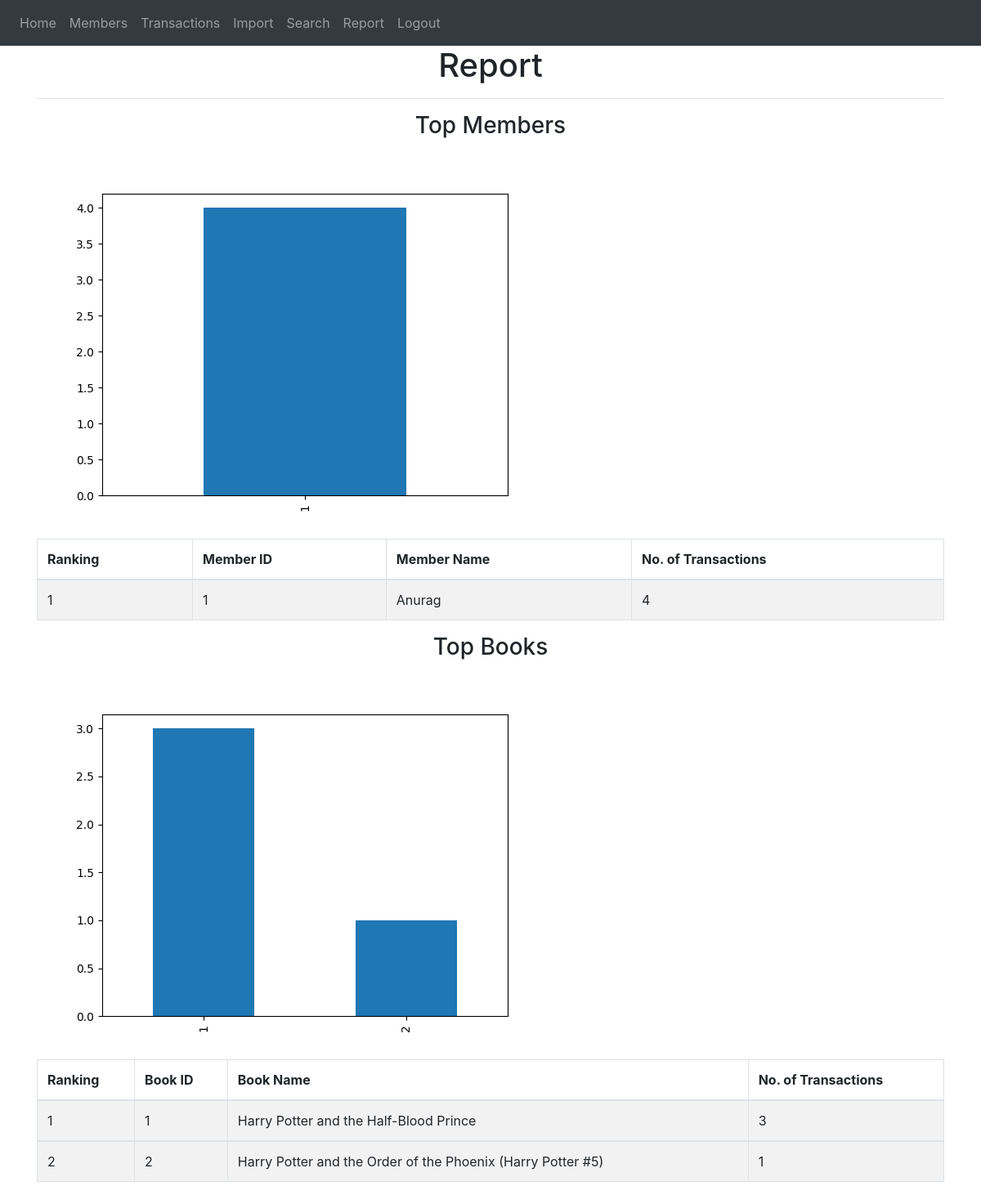
/report (signed in), run on the app's committed database.
### manager/models.py (models this page shows)
class Members(db.Model):
    memID = db.Column(db.Integer, primary_key=True)
    name = db.Column(db.String(150))
    phone = db.Column(db.String(150))
    email = db.Column(db.String(150))
    fine = db.Column(db.String(150))
    date = db.Column(db.DateTime(timezone=True), default=func.now())
    user_id = db.Column(db.Integer, db.ForeignKey(user))
    trans = db.relationship('Trans', backref='transfor')

class Books(db.Model):
    bookID = db.Column(db.Integer, primary_key=True)
    title = db.Column(db.String(150))
    authors = db.Column(db.String(150))
    isbn = db.Column(db.String(150))
    publisher = db.Column(db.String(150))
    num_pages = db.Column(db.String(150))
    stock = db.Column(db.String(150))
    data = db.Column(db.String(10000))
    date = db.Column(db.DateTime(timezone=True), default=func.now())
    user_id = db.Column(db.Integer, db.ForeignKey(user))
    trans = db.relationship('Trans', backref='transby')

### manager/operations.py (the view)
@operations.route('/report', methods=['GET', 'POST'])
@login_required
def report():
    trans = Trans.query.all()
    memfreq = {}
    bookfreq = {}
    for tran in trans:
        mem = Members.query.filter_by(memID=tran.mem_id).first()
        book = Books.query.filter_by(bookID=tran.book_id).first()
        if mem in memfreq:
            memfreq[mem] += 1
        else:
            memfreq[mem] = 1
        if book in bookfreq:
            bookfreq[book] += 1
        else:
            bookfreq[book] = 1
    topmem = Counter(memfreq).most_common(10)
    topbook = Counter(bookfreq).most_common(10)
    print("topbook")
    nam_tra = []
    num_tra = []
    for i in range(len(topmem)):
        print(topmem[i][0].name)
        nam_tra.append(topmem[i][0].memID)
        num_tra.append(topmem[i][1])
    s = pd.Series(num_tra, nam_tra)
    fig, ax = plt.subplots()
    s.plot.bar()
    fig.savefig('manager/static/members')
    nam_bok = []
    num_bok = []
    for i in range(len(topbook)):
        print(topbook[i][0].title)
        nam_bok.append(topbook[i][0].bookID)
        num_bok.append(topbook[i][1])
    s = pd.Series(num_bok, nam_bok)
    fig, ax = plt.subplots()
    s.plot.bar()
    fig.savefig('manager/static/books')
    return render_template("report.html", user=current_user, topmem=topmem, topbook=topbook)

### manager/__init__.py (called while the page is built)
def create_app():
    app = Flask(__name__)
    app.config['SECRET_KEY'] = 'secretkey'
    app.config['SQLALCHEMY_DATABASE_URI'] = f'sqlite:///{DB_NAME}'
    db.init_app(app)
    from .views import views
    from .operations import operations
    from .auth import auth
    app.register_blueprint(views, url_prefix='/')
    app.register_blueprint(operations, url_prefix='/')
    app.register_blueprint(auth, url_prefix='/')
    from .models import User, Books, Trans, Members
    create_database(app)
    login_manager = LoginManager()
    login_manager.login_view = 'auth.login'
    login_manager.init_app(app)
    @login_manager.user_loader
    def load_user(id):
        return User.query.get(int(id))
    return app

### manager/templates/report.html
{% extends "base.html" %} {% block title %}Report{% endblock %} {% block content %}
<h1 align="center">Report</h1>
<hr>
<h3 align="center">Top Members</h3>
<img src='{{ url_for('static', filename='members.png') }}'>
<br>
  <table class="table table-striped table-bordered">
    <thead>
      <tr>
        <th>Ranking</th>
        <th>Member ID</th>
        <th>Member Name</th>
        <th>No. of Transactions</th>
      </tr>
    </thead>
    {% for mem in topmem %}
    <tbody>
      <tr>
        <td>{{ topmem.index(mem)+1 }}</td>
        <td>{{ mem[0].memID }}</td>
        <td>{{ mem[0].name }}</td>
        <td>{{ mem[1] }}</td>
      </tr>
    </tbody>
    {% endfor %}
  </table>
<h3 align="center">Top Books</h3>
<img src='{{ url_for('static', filename='books.png') }}'>
  <table class="table table-striped table-bordered">
    <thead>
      <tr>
        <th>Ranking</th>
        <th>Book ID</th>
        <th>Book Name</th>
        <th>No. of Transactions</th>
      </tr>
    </thead>
    {% for book in topbook %}
    <tbody>
      <tr>
        <td>{{ topbook.index(book)+1 }}</td>
        <td>{{ book[0].bookID }}</td>
        <td>{{ book[0].title }}</td>
        <td>{{ book[1] }}</td>
      </tr>
    </tbody>
    {% endfor %}
  </table>
{% endblock %}

### data on the page
Members: topmem "1", memID "1", name "Anurag", mem "4"
Books: topbook "1", bookID "1", title "Harry Potter and the Half-Blood Prince", book "3"
Books: topbook.index(book)+1 "2", bookID "2", title "Harry Potter and the Order of the Phoenix (Harry Potter #5)", user "1"
